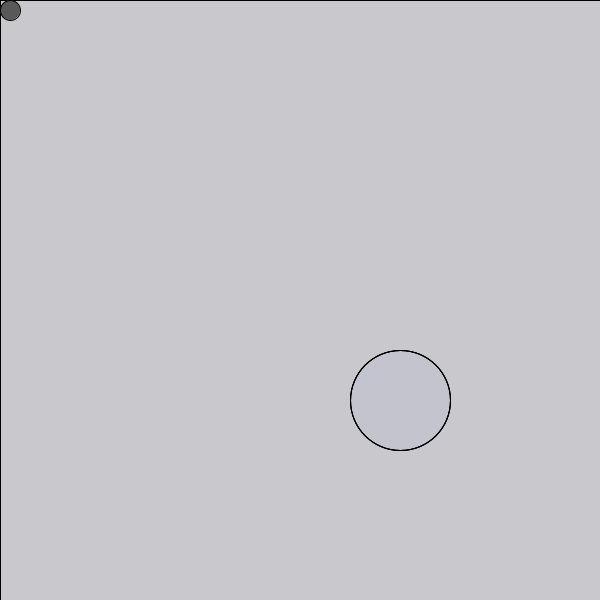
Frame 1 (no input)
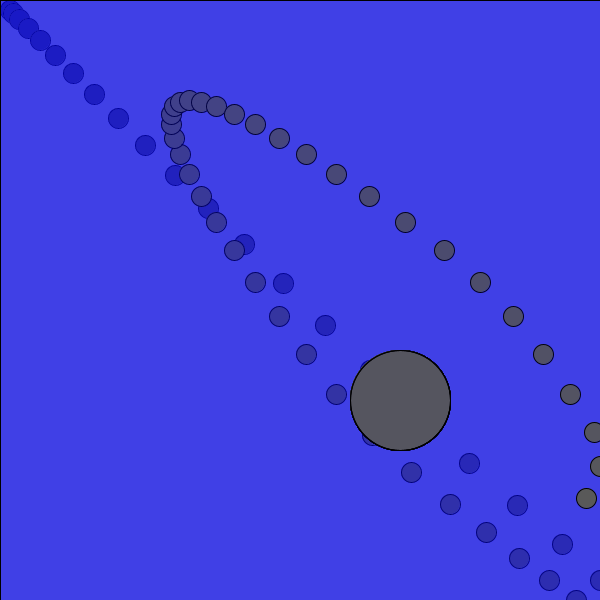
Frame 60 (the mouse pressed at the canvas centre just before this capture)
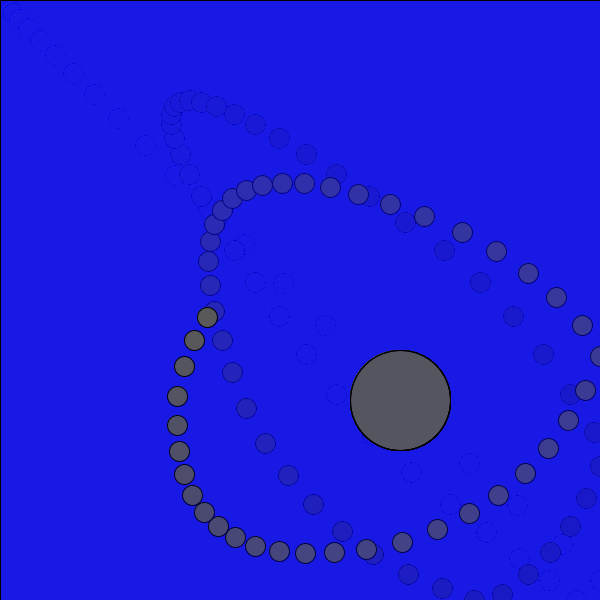
Frame 120 (the mouse held since frame 60 and released just before this capture)

The Processing sketch that drew these frames (run headless with seeded random() and noise(); from frame 60 on, the mouse is pressed at the canvas centre):

// Processing sketch: processing_22526
// ── processing_22526.pde

//bouncing ball with dead upper left, wind left
//and black hole
//ethan dale
//math, programming & art


float vy = 0;
float vx = 0;
float x = 10;
float y = 10;
float bounceX = 20;
float bounceY = 20;
float debug = 0; //set to 0 for realtime debug
float friction = 1;//will bounce 60% of first bounce
float gravity = .0;
float hgrav = 1;

void setup() {
  size(600,600);
  smooth();
  fill(25);
  noFill();
  ellipse(400,400, 100,100);

}

void draw() {
  ellipse(400,400, 100,100);
  vy += gravity;

  x += vx; // same as x + vx = x
  y += vy;
  if(y > height) {
    y = height;
    vy = -.5*vy ;
  }
  if(debug == 0){
  println("velocityY " + vy);
}
  if(y < 0) {
    vy = -.5*vy ;

  vy *= friction; //same as vy * friction = vy
  }

  if(x>width) {
    x=width;
    vx = -.5*vx;
  }
  if(debug == 0){
  println("velocityX " + vx);
  println("x " + x);
  println("y " + y);
  }
  if(x<0) {
    x=0;
    vx = -.5*vx;
  vx *= friction;
  }
//background(225);
 fill(0,0,255,5);
 rect(0,0,width,height);
 
  ellipse(400,400, 100,100);
  fill(89);
  ellipse(x,y,20,20);
  
    if(x > 375 && y > 375) {
    vy += -3;
    vx += -3;
  }
   if(x > 425 && y < 375) {
    vy += 3;
    vx += -3;
  }
  if(x < 425 && y > 375) {
    vy += -3;
    vx += 3;
  }
  if(x < 425 && y < 425) {
    vy += 3;
    vx += 3;
  } 
  float hdist = dist(x,y,400,400);
if(debug == 0){
  println("hdist " + hdist);
}
//if (hdist < 60) {
//  noLoop();
//    
//  println("GAME OVER, CLICK TO PLAY AGAIN");
// if(mousePressed == true) {
// x = 10;
// y = 10;
// loop();
// }
}
//}
//senses direction of mouse dragging
void mouseDragged() {
  if (mouseX > pmouseX)
     {vx += 1;}
  if (mouseX < pmouseX)
      {vx += -1;}
  if (mouseY > pmouseY)
      {vy += 1;}
  if (mouseY < pmouseY)
      {vy += -1;} 
}


//void mousePressed() {
//if(hdist < 60){
//  x = 10;
//  y = 10;
//  loop();
//}
//}
